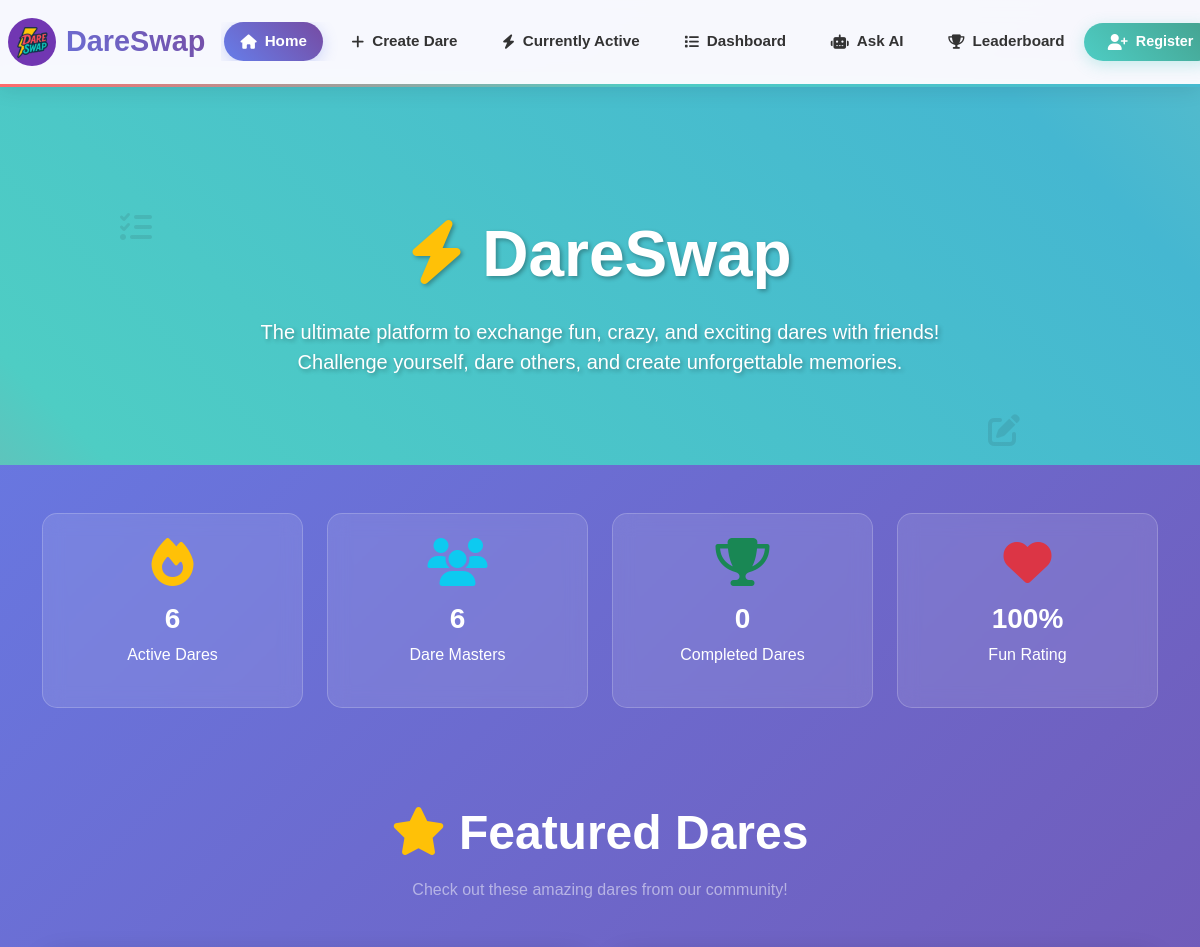
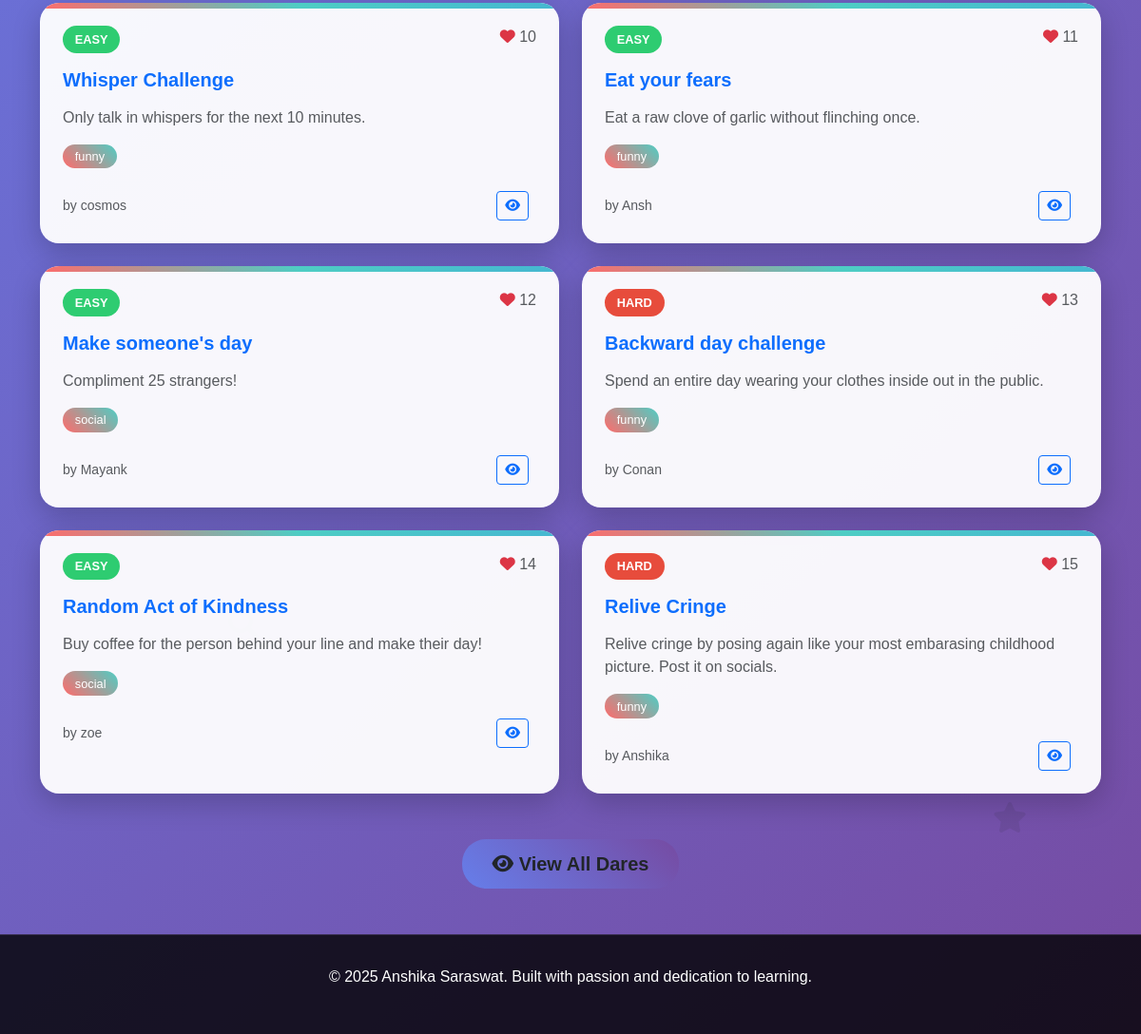
Before: / with the older database file (2 pictures, top to bottom).
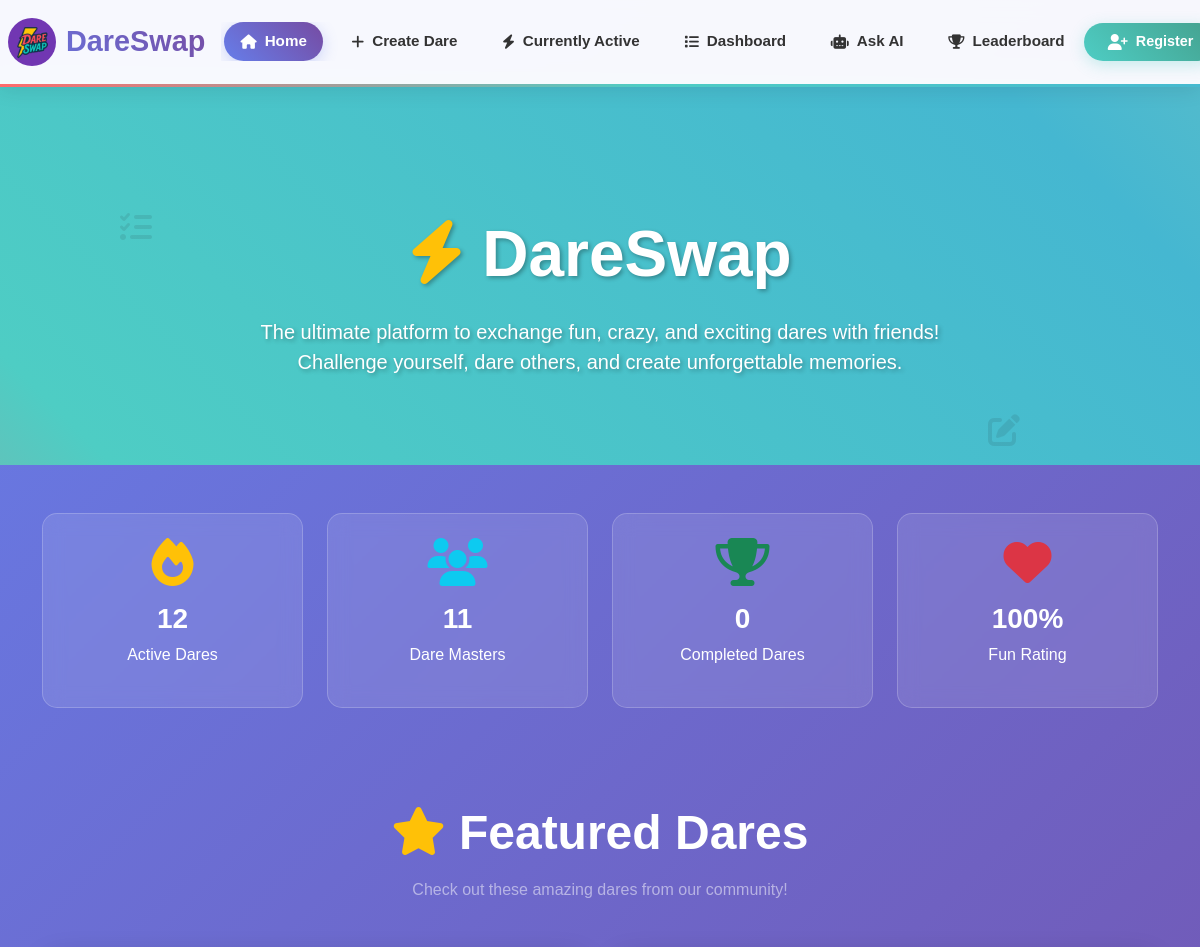
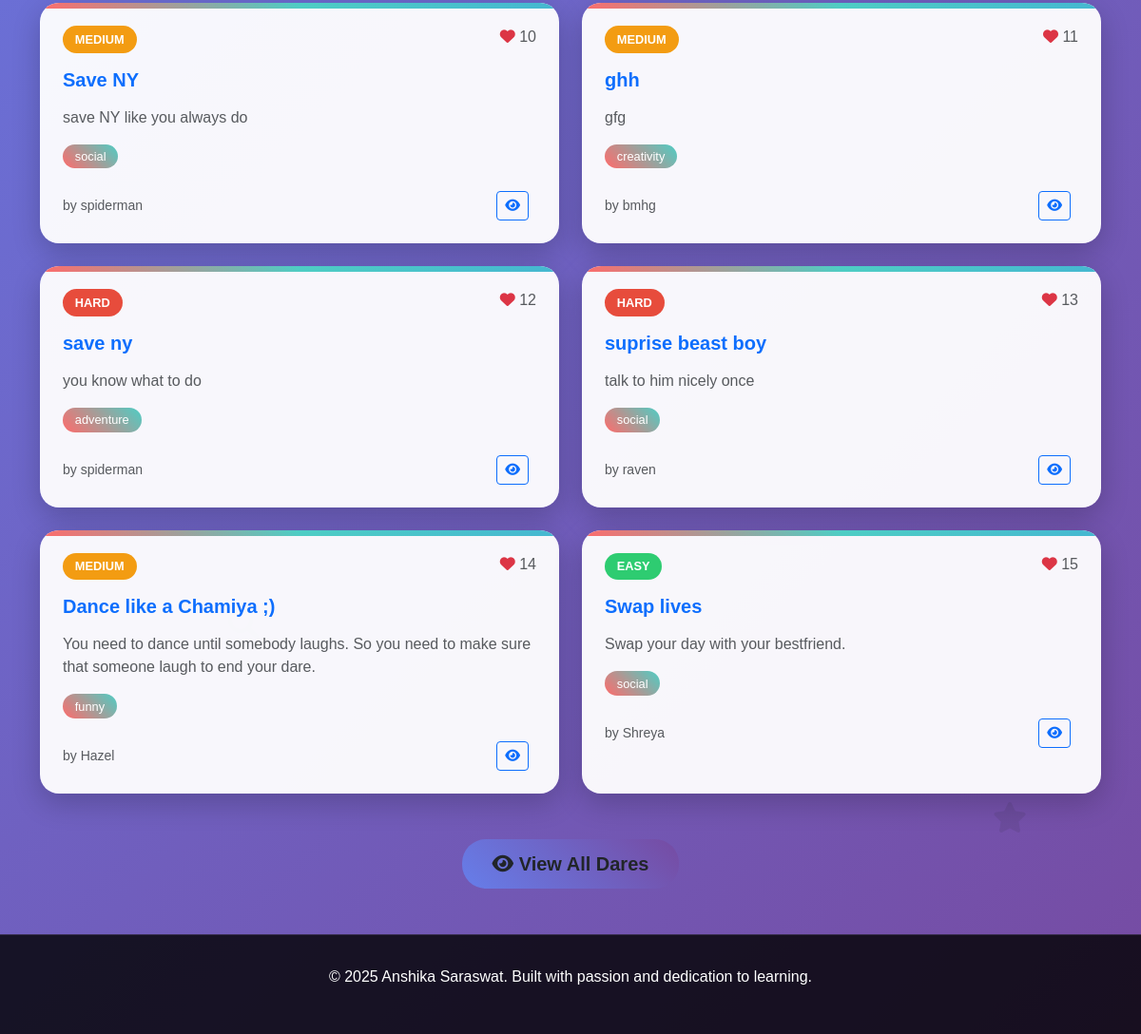
After: the same page with the newer database file (2 pictures, top to bottom).
### home/models.py (models this page shows, shortened)
class DareExchange(models.Model):
    user = models.ForeignKey(User, on_delete=models.CASCADE)
    accepted_by = models.ForeignKey(
        User,
        on_delete=models.SET_NULL,
        null=True,
        blank=True,
        related_name="accepted_dares"
    )
    is_accepted = models.BooleanField(default=False)
    is_completed = models.BooleanField(default=False)
    Name = models.CharField(max_length=100)
    Email = models.EmailField(max_length=254, null=True, blank=True)
    DareTitle = models.CharField(max_length=100)
    Description = models.CharField(max_length=100, null=True, blank=True)
    Difficulty = models.CharField(max_length=10, null=True, blank=True)
    Category = models.CharField(max_length=100, null=True, blank=True)
    Deadline = models.DateField(blank=True, null=True)
    Tags = models.CharField(max_length=100, null=True, blank=True)
    dare_image = models.ImageField(upload_to="dare_images/", blank=True, null=True)
    is_edited = models.BooleanField(default=False)

### home/views.py (the view)
# urls.py: path("", views.home, name = "home"),
def home(request):
    total_dares = DareExchange.objects.count()
    unique_creators = DareExchange.objects.values('Name').distinct().count()
    recent_dares = DareExchange.objects.all().order_by('-id')[:6]
    context = {
        'total_dares': total_dares,
        'unique_creators': unique_creators,
        'recent_dares': recent_dares,
    }
    return render(request, "home/home.html", context)

### templates/home/home.html (shortened to what the changed rows need)
{% extends 'base.html' %}
{% block body %}
<section class="hero-section">
        <br><br><br>
        <div class="container">
            <div class="row align-items-center">
                <div class="col-lg-8 mx-auto text-center">
                    <h1 class="display-3 fw-bold mb-4">
                        <i class="fas fa-bolt text-warning"></i> DareSwap
                    </h1>
                </div>
            </div>
        </div>
    </section>
    <section class="py-5">
        <div class="container">
            <div class="row g-4">
                <div class="col-md-3 col-sm-6">
                    <div class="stats-card">
                        <i class="fas fa-fire fa-3x mb-3 text-warning"></i>
                        <h3 class="fw-bold">{{ total_dares }}</h3>
                        <p>Active Dares</p>
                    </div>
                </div>
                <div class="col-md-3 col-sm-6">
                    <div class="stats-card">
                        <i class="fas fa-users fa-3x mb-3 text-info"></i>
                        <h3 class="fw-bold">{{ unique_creators }}</h3>
                        <p>Dare Masters</p>
                    </div>
                </div>
            </div>
        </div>
    </section>
    <section class="py-5" id="dares-section">
        <div class="container">
            <div class="text-center mb-5">
                <h2 class="display-5 fw-bold text-white mb-3">
                    <i class="fas fa-star text-warning"></i> Featured Dares
                </h2>
            </div>
            <div class="row g-4" id="dares-container">
                {% if recent_dares %}
                    {% for dare in recent_dares %}
                    <div class="col-lg-6 col-md-6">
                        <div class="dare-card p-4 h-100">
                            <div class="d-flex justify-content-between align-items-start mb-3">
                                <span class="dare-difficulty difficulty-{{ dare.Difficulty|lower }}">{{ dare.Difficulty }}</span>
                                <div class="text-muted">
                                    <i class="fas fa-heart text-danger"></i> {{ forloop.counter0|add:10 }}
                                </div>
                            </div>
                            <h5 class="fw-bold text-primary mb-3">{{ dare.DareTitle }}</h5>
                            <p class="text-muted mb-3">{{ dare.Description|truncatewords:20 }}</p>
                            <div class="mb-3">
                                <span class="category-badge">{{ dare.Category }}</span>
                            </div>
                            <div class="d-flex justify-content-between align-items-center">
                                <small class="text-muted">by {{ dare.Name }}</small>
                                <div>
                                    <button class="btn btn-sm btn-outline-primary me-2" onclick="viewDare('{{ dare.DareTitle|escapejs }}', '{{ dare.Description|escapejs }}', '{{ dare.Difficulty }}', '{{ dare.Category }}', '{{ dare.Name|escapejs }}')">
                                        <i class="fas fa-eye"></i>
                                    </button>
                                </div>
                            </div>
                        </div>
                    </div>
                    {% endfor %}
                {% endif %}
            </div>
        </div>
    </section>
</body>
</html>
{% endblock %}

Changed rows visible on the page:
no longer on this page (row unchanged): DareExchange: Difficulty "EASY", DareTitle "Whisper Challenge", Description "Only talk in whispers for the next 10 minutes.", Category "funny", Name "cosmos"
no longer on this page (row unchanged): DareExchange: Difficulty "EASY", DareTitle "Eat your fears", Description "Eat a raw clove of garlic without flinching once.", Category "funny", Name "Ansh"
no longer on this page (row unchanged): DareExchange: Difficulty "EASY", DareTitle "Make someone's day", Description "Compliment 25 strangers!", Category "social", Name "Mayank"
no longer on this page (row unchanged): DareExchange: Difficulty "HARD", DareTitle "Backward day challenge", Description "Spend an entire day wearing your clothes inside out in the public.", Category "funny", Name "Conan"
no longer on this page (row unchanged): DareExchange: Difficulty "EASY", DareTitle "Random Act of Kindness", Description "Buy coffee for the person behind your line and make their day!", Category "social", Name "zoe"
no longer on this page (row unchanged): DareExchange: Difficulty "HARD", DareTitle "Relive Cringe", Description "Relive cringe by posing again like your most embarasing childhood picture. Post it on socials.", Category "funny", Name "Anshika"
added DareExchange: Difficulty "MEDIUM", DareTitle "Save NY", Description "save NY like you always do", Category "social", Name "spiderman"
added DareExchange: Difficulty "MEDIUM", DareTitle "ghh", Description "gfg", Category "creativity", Name "bmhg"
added DareExchange: Difficulty "HARD", DareTitle "save ny", Description "you know what to do", Category "adventure", Name "spiderman"
added DareExchange: Difficulty "HARD", DareTitle "suprise beast boy", Description "talk to him nicely once", Category "social", Name "raven"
added DareExchange: Difficulty "MEDIUM", DareTitle "Dance like a Chamiya ;)", Description "You need to dance until somebody laughs. So you need to make sure that someone laugh to end your dare.", Category "funny", Name "Hazel"
added DareExchange: Difficulty "EASY", DareTitle "Swap lives", Description "Swap your day with your bestfriend.", Category "social", Name "Shreya"
Other visible differences:
{{ total_dares }}: "6" → "12"
{{ unique_creators }}: "6" → "11"
